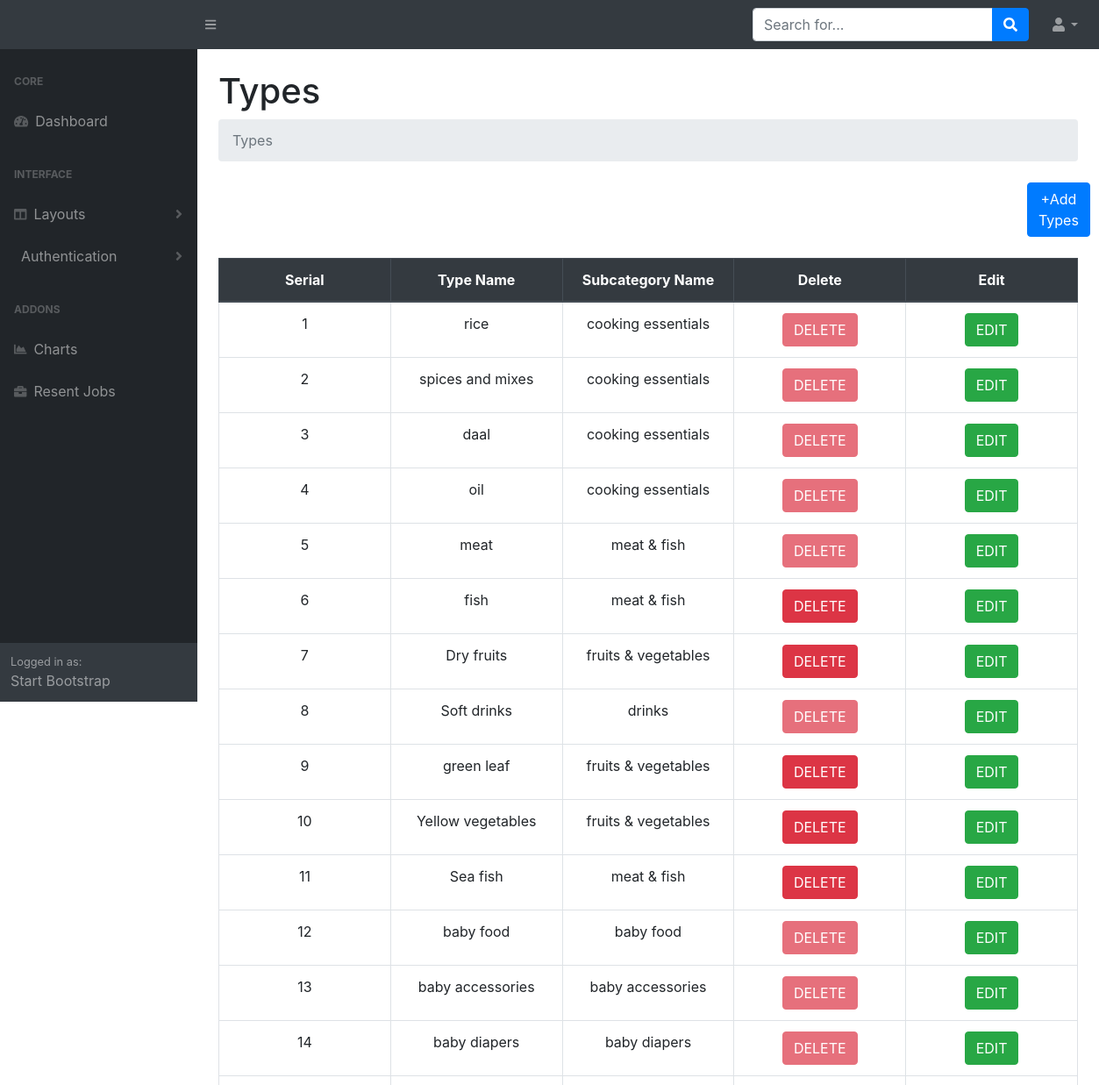
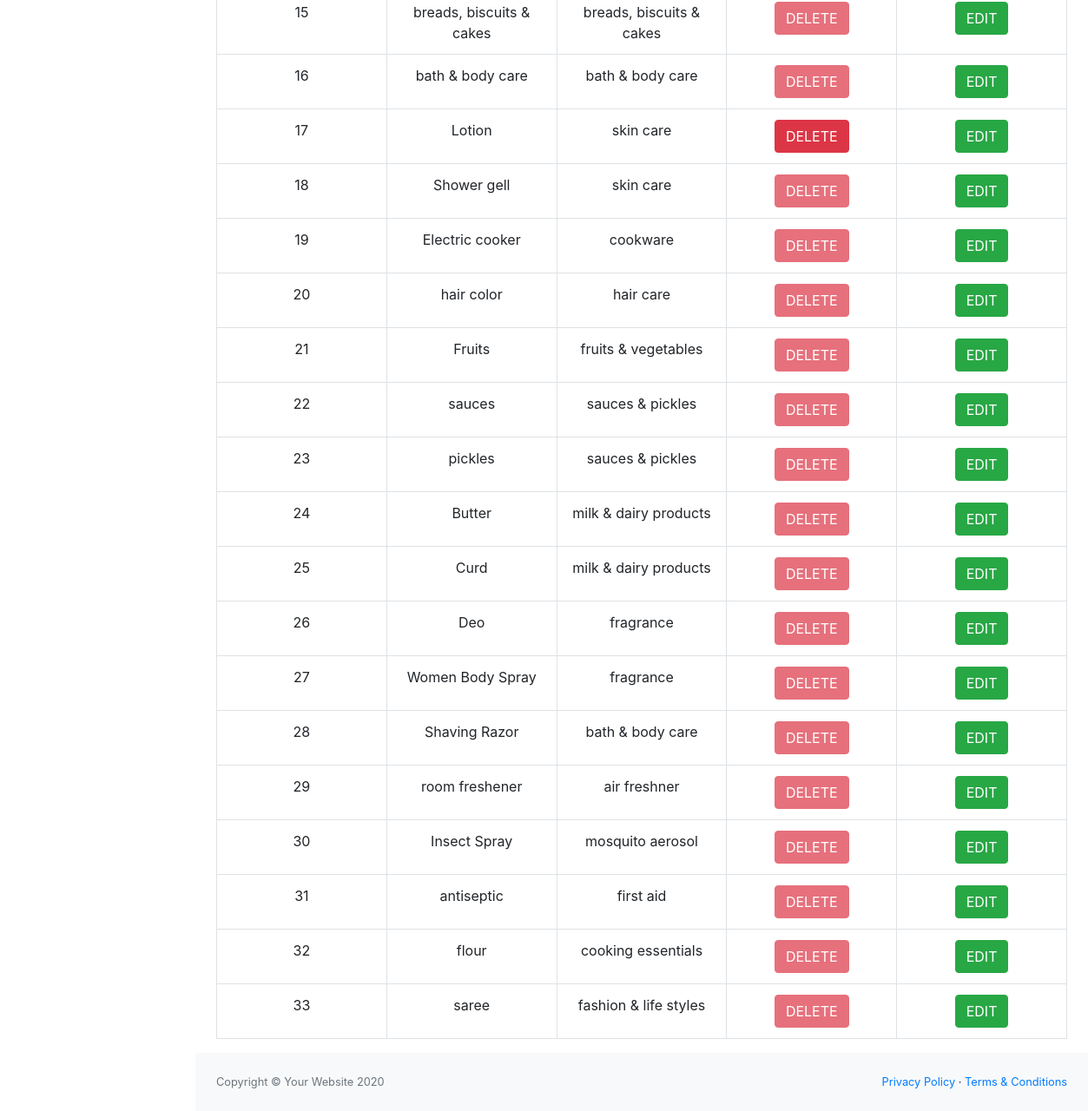
The page /admin_panel/type_list.php on the database its author committed (2 pictures, top to bottom).
### tables this page shows
CREATE TABLE `type` (
  `type_id` int(11) NOT NULL,
  `t_name` varchar(100) DEFAULT NULL,
  `sub_cat_id` int(30) DEFAULT NULL
);

CREATE TABLE `sub_category` (
  `sub_cat_id` int(30) NOT NULL,
  `s_name` varchar(100) NOT NULL,
  `status` varchar(5) NOT NULL,
  `cat_id` int(30) NOT NULL,
  `sub_cat_img` varchar(200) DEFAULT NULL
);

### admin_panel/type_list.php (the view, shortened to what this page needs)
<!DOCTYPE html>
<html lang="en">
<head>
<?php
    include "layouts/head.php";
    ?>
</head>
<body class="sb-nav-fixed">
     <div class="top_nav">
        <?php
            include "layouts/top_nav.php";
            ?>
    </div>
 <div id="layoutSidenav">
            <?php
            include "layouts/sidebar_menu.php";
            ?>
            <div id="layoutSidenav_content">
                <main>
                    <div class="container-fluid">
                        <h1 class="mt-4">Types</h1>
                        <ol class="breadcrumb mb-4">
                            <li class="breadcrumb-item active">Types</li>
                        </ol>
                        <?php
$con=mysqli_connect('localhost','root','','eshop');
$sql="select type.type_id, type.t_name, sub_category.s_name, sub_category.sub_cat_id FROM type, sub_category where
type.sub_cat_id=sub_category.sub_cat_id";
$res=mysqli_query($con,$sql);
?>
<html>
<button type="button" class="btn btn-primary" style="margin-left: 922px;" data-toggle="modal" data-target="#btn_add_type">
  +Add Types
</button><br><br>
<div class="table-responsive">
<table class="table table-bordered" id="dataTable" width="100%" cellspacing="0">
<thead  class="thead-dark">
<tr style="text-align:center;">
<th>Serial</th>
<th>Type Name</th>
<th>Subcategory Name</th>
<th>Delete</th>
<th>Edit</th>
</tr>
</thead>
<?php
$serial=1;
while($row=mysqli_fetch_array($res))
{
?>
<tr style="text-align:center;">
<td width="20%"><?php echo $serial++; ?> </td>
<td width="20%"><?php echo $row["t_name"]; ?> </td>
<td width="20%"><?php echo $row["s_name"]; ?> </td>
<td width="20%">
<?php
$u_id=$row['type_id'];
   $d_sql="select distinct type.type_id from type, product where product.type_id=$u_id ";
   $d_res=mysqli_query($con,$d_sql);
   $count=mysqli_num_rows( $d_res);
   if($count<1){
  ?>
<a href="deletetype.php?id=<?php echo $row["type_id"]?>" class="btn btn-danger"
onClick="return confirm('Are you sure you want to delete?');">DELETE </a>
<?php
   }else{
?>
<span style="cursor: not-allowed;">
   <button class="btn btn-danger"  style="pointer-events: none;
     opacity: 0.7;"> DELETE</button>
</span>
<?php
   }
   ?>
</td>
<td width="20%"><a href="updatetype.php?id=<?php echo $row["type_id"] ?>" class="btn btn-success">EDIT</a></td>
</tr>
<?php
}
?>
</table>
</div>
</body>
</html>
                <footer class="py-4 bg-light mt-auto">
                    <div class="container-fluid">
                        <div class="d-flex align-items-center justify-content-between small">
                            <div class="text-muted">Copyright &copy; Your Website 2020</div>
                            <div>
                                <a href="#">Privacy Policy</a>
                                &middot;
                                <a href="#">Terms &amp; Conditions</a>
                            </div>
                        </div>
                    </div>
                </footer>
</body>
</html>

### admin_panel/layouts/head.php (shortened to what this page needs)
<link href="dist/css/styles.css" rel="stylesheet" />
<link href="https://cdn.datatables.net/1.10.20/css/dataTables.bootstrap4.min.css" rel="stylesheet" />

### admin_panel/layouts/top_nav.php (shortened to what this page needs)
<nav class="sb-topnav navbar navbar-expand navbar-dark bg-dark">
        <a class="navbar-brand" href="index.php">
        </a>
        <button class="btn btn-link btn-sm order-1 order-lg-0" id="sidebarToggle" href="#"><i class="fas fa-bars"></i></button>
        <form class="d-none d-md-inline-block form-inline ml-auto mr-0 mr-md-3 my-2 my-md-0">
            <div class="input-group">
                <input class="form-control" type="text" placeholder="Search for..." aria-label="Search" aria-describedby="basic-addon2" />
                <div class="input-group-append">
                    <button class="btn btn-primary" type="button"><i class="fas fa-search"></i></button>
                </div>
            </div>
        </form>
        <ul class="navbar-nav ml-auto ml-md-0">
            <li class="nav-item dropdown">
                <a class="nav-link dropdown-toggle" id="userDropdown" href="#" role="button" data-toggle="dropdown" aria-haspopup="true" aria-expanded="false"><i class="fas fa-user fa-fw"></i></a>
            </li>
        </ul>
    </nav>

### admin_panel/layouts/sidebar_menu.php (shortened to what this page needs)
<div id="layoutSidenav">
            <div id="layoutSidenav_nav">
                <nav class="sb-sidenav accordion sb-sidenav-dark" id="sidenavAccordion">
                    <div class="sb-sidenav-menu">
                        <div class="nav">
                            <div class="sb-sidenav-menu-heading">Core</div>
                            <a class="nav-link" href="index.php">
                                <div class="sb-nav-link-icon"><i class="fas fa-tachometer-alt"></i></div>
                                Dashboard
                            </a>
                            <div class="sb-sidenav-menu-heading">Interface</div>
                            <a class="nav-link collapsed" href="#" data-toggle="collapse" data-target="#collapseLayouts" aria-expanded="false" aria-controls="collapseLayouts">
                                <div class="sb-nav-link-icon"><i class="fas fa-columns"></i></div>
                                Layouts
                                <div class="sb-sidenav-collapse-arrow"><i class="fas fa-angle-down"></i></div>
                            </a>
                            <a class="nav-link collapsed" href="#" data-toggle="collapse" data-target="#collapsePages" aria-expanded="false" aria-controls="collapsePages">
                                Authentication
                                <div class="sb-sidenav-collapse-arrow"><i class="fas fa-angle-down"></i></div>
                            </a>
                            <div class="sb-sidenav-menu-heading">Addons</div>
                            <a class="nav-link" href="charts.php">
                                <div class="sb-nav-link-icon"><i class="fas fa-chart-area"></i></div>
                                Charts
                            </a>
                            <a class="nav-link" href="rjobs.php">
                                <div class="sb-nav-link-icon"><i class="fas fa-briefcase"></i></div>
                                Resent Jobs
                            </a>
                        </div>
                    </div>
                    <div class="sb-sidenav-footer">
                        <div class="small">Logged in as:</div>
                        Start Bootstrap
                    </div>
                </nav>
    </div>
 </div>

### rows shown on the page
type: t_name "rice", sub_cat.s_name "cooking essentials", shows "DELETE"
type: t_name "spices and mixes", sub_cat.s_name "cooking essentials", shows "DELETE"
type: t_name "daal", sub_cat.s_name "cooking essentials", shows "DELETE"
type: t_name "oil", sub_cat.s_name "cooking essentials", shows "DELETE"
type: t_name "meat", sub_cat.s_name "meat & fish", shows "DELETE"
type: t_name "fish", sub_cat.s_name "meat & fish"
type: t_name "Dry fruits", sub_cat.s_name "fruits & vegetables"
type: t_name "Soft drinks", sub_cat.s_name "drinks", shows "DELETE"
type: t_name "green leaf", sub_cat.s_name "fruits & vegetables"
type: t_name "Yellow vegetables", sub_cat.s_name "fruits & vegetables"
type: t_name "Sea fish", sub_cat.s_name "meat & fish"
type: t_name "baby food", sub_cat.s_name "baby food", shows "DELETE"
type: t_name "baby accessories", sub_cat.s_name "baby accessories", shows "DELETE"
type: t_name "baby diapers", sub_cat.s_name "baby diapers", shows "DELETE"
type: t_name "breads, biscuits & cakes", sub_cat.s_name "breads, biscuits & cakes", shows "DELETE"
type: t_name "bath & body care", sub_cat.s_name "bath & body care", shows "DELETE"
type: t_name "Lotion", sub_cat.s_name "skin care"
type: t_name "Shower gell", sub_cat.s_name "skin care", shows "DELETE"
type: t_name "Electric cooker", sub_cat.s_name "cookware", shows "DELETE"
type: t_name "hair color", sub_cat.s_name "hair care", shows "DELETE"
type: t_name "Fruits", sub_cat.s_name "fruits & vegetables", shows "DELETE"
type: t_name "sauces", sub_cat.s_name "sauces & pickles", shows "DELETE"
type: t_name "pickles", sub_cat.s_name "sauces & pickles", shows "DELETE"
type: t_name "Butter", sub_cat.s_name "milk & dairy products", shows "DELETE"
type: t_name "Curd", sub_cat.s_name "milk & dairy products", shows "DELETE"
type: t_name "Deo", sub_cat.s_name "fragrance", shows "DELETE"
type: t_name "Women Body Spray", sub_cat.s_name "fragrance", shows "DELETE"
type: t_name "Shaving Razor", sub_cat.s_name "bath & body care", shows "DELETE"
type: t_name "room freshener", sub_cat.s_name "air freshner", shows "DELETE"
type: t_name "Insect Spray", sub_cat.s_name "mosquito aerosol", shows "DELETE"
type: t_name "antiseptic", sub_cat.s_name "first aid", shows "DELETE"
type: t_name "flour", sub_cat.s_name "cooking essentials", shows "DELETE"
type: t_name "saree", sub_cat.s_name "fashion & life styles", shows "DELETE"
